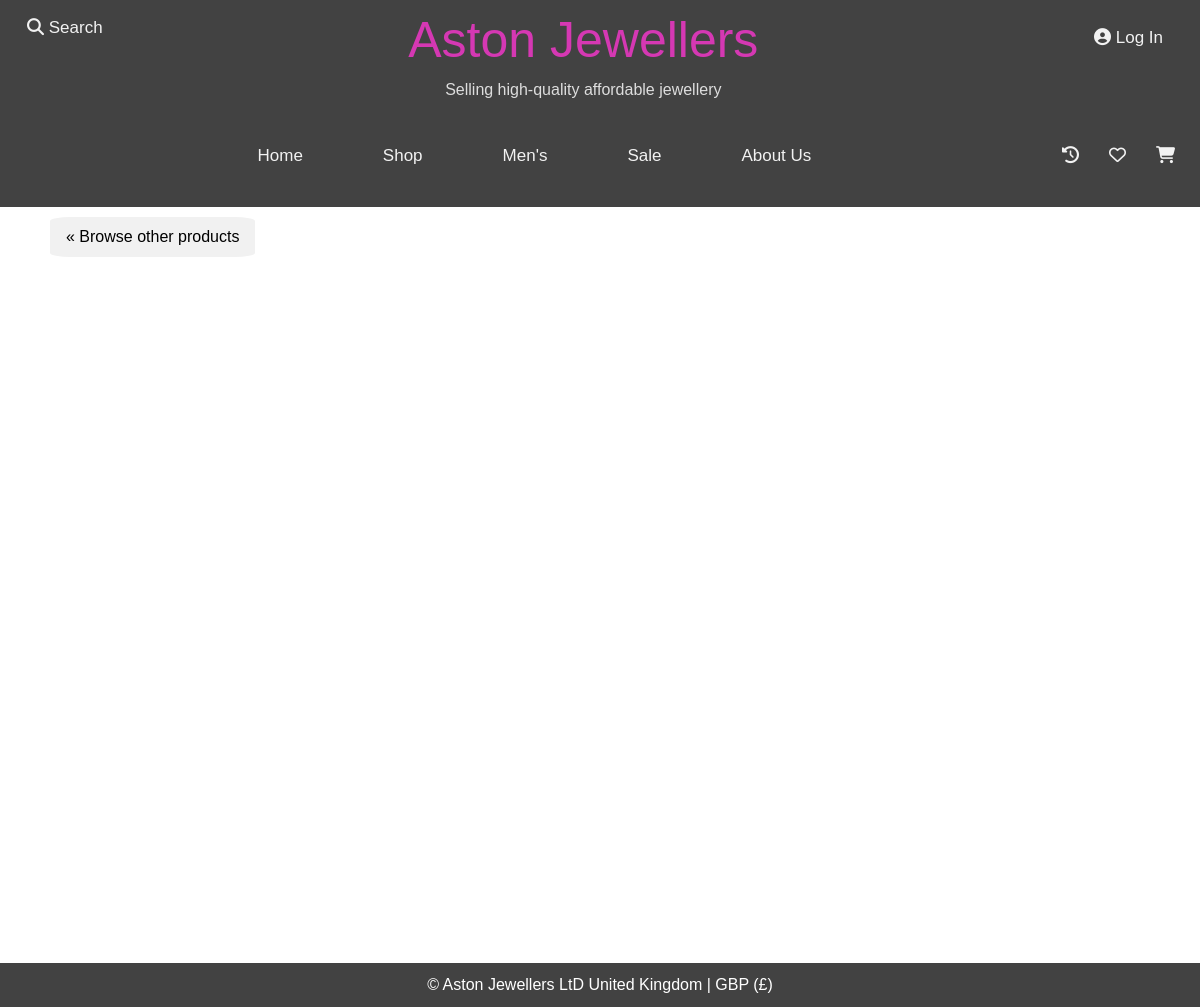
The app's page /AstonJewellerss/mens.php?product=bracelets, older data.
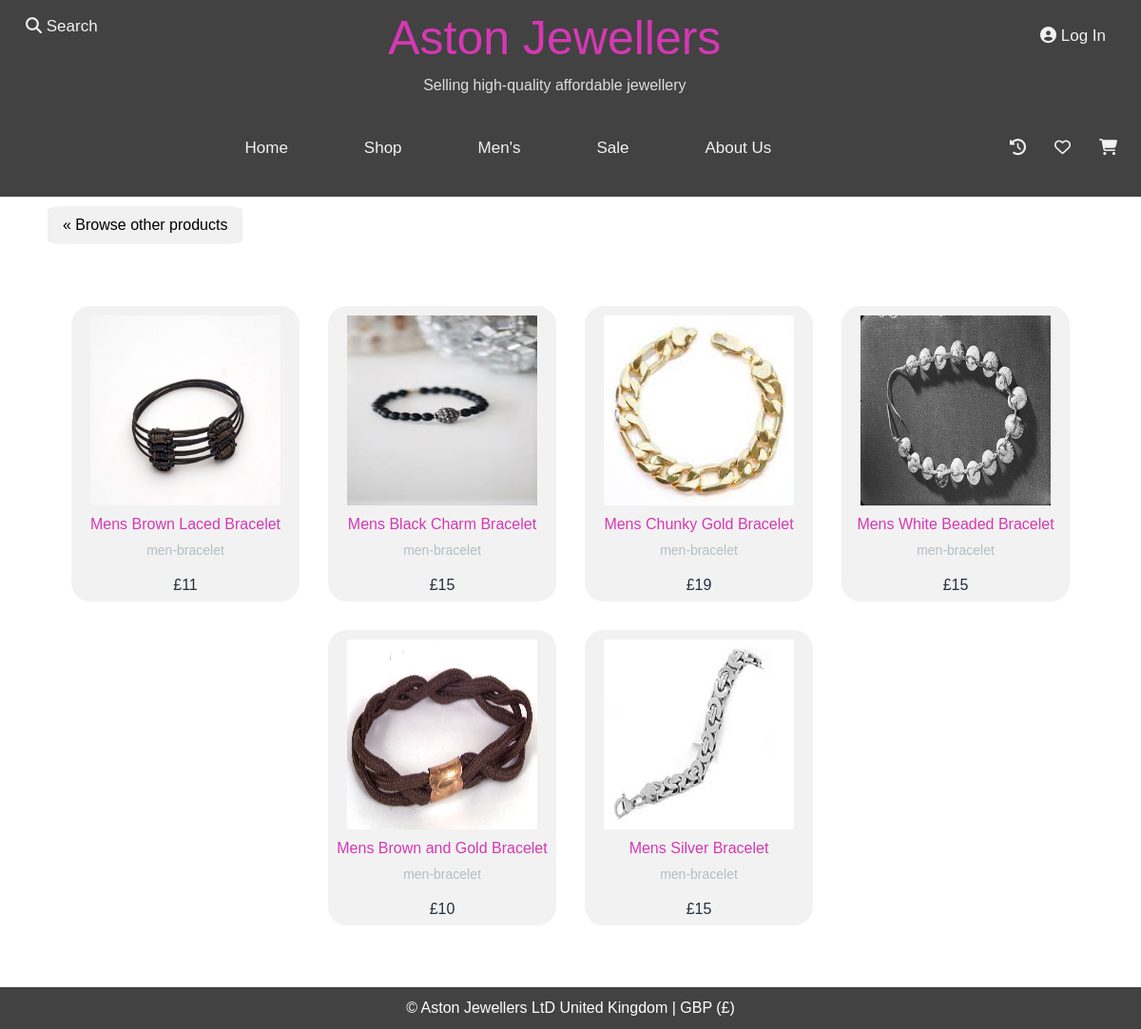
The same page, newer data.
### tables this page shows
CREATE TABLE `product` (
  `id` int(11) NOT NULL,
  `name` varchar(255) NOT NULL,
  `price` float NOT NULL,
  `type` varchar(20) NOT NULL,
  `image` varchar(255) NOT NULL,
  `desc` varchar(500) NOT NULL,
  `alt_text` text NOT NULL,
  `created_at` date NOT NULL,
  `updated_at` date NOT NULL,
  `stock` int(11) NOT NULL,
  `sale` tinyint(4) DEFAULT 0
);

### AstonJewellerss/mens.php (the view, shortened to what this page needs)
<?php
include './functions.php';
$conn = getDb();
$product = "";
if (isset($_GET['product'])) {
  $product = $_GET['product'];
}
?>
<!DOCTYPE html>
<html lang="en">
<body>
  <?php loadHeader(); ?>
   <div class="c">
    <main>
  <?php if (isset($_GET['product'])) { ?>
    <div class="back"><a href="mens.php" class="previous">&laquo; Browse other products</a></div>
  <?php } ?>
  <?php if ($product == "bracelets") {
    $result = getProductRows($conn, "men-bracelet");
    echo "<div class=\"gallery\">";
    foreach($result as $row) {
      echo "<div class=\"content\">";
      echo "<div class=\"zoom\">";
      echo "<a href=\"view_product.php?id=" . $row["id"] . "\"><img src=\"" . $row["image"] . "\" alt=\"" . $row["alt_text"] . "\"></a>";
      echo "</div>";
      echo "<a href=\"view_product.php?id=" . $row["id"] . "\"><h3>" . $row["name"] . "</h3></a>";
      echo "<a href=\"view_product.php?id=" . $row["id"] . "\"><p>" . $row["type"] . "</p></a>";
      echo "<h6>£" . $row["price"] . "</h6>";
      echo "</div>";
    }
    echo "</div>";
  } ?>
</main>
    <?php loadFooter(); ?>
</body>
</html>

### AstonJewellerss/functions.php (shortened to what this page needs)
<?php
function getProductRows($conn, $type)
{
  $stat = $conn->prepare("SELECT id, name, price, image, `desc`, alt_text, `type` FROM product WHERE stock > 0 AND type=:type");
  $stat->execute(['type' => $type]);
  return $stat->fetchAll(PDO::FETCH_ASSOC);
}
function loadFooter()
{
    echo  "<footer>";
    echo  "<div class=\"footer\">";
    echo  "&copy <?= date(\"Y\") ?> Aston Jewellers LtD ";
    echo  "United Kingdom | GBP (£)";
    echo  "</div>";
    echo  "</footer>";
}
function loadHeader()
{
?>
<head>
  <link rel="stylesheet" type="text/css" href="css/style.css" />
  <link rel="stylesheet" type="text/css" href="css/shop.css" />
  <link rel="stylesheet" type="text/css" href="https://cdn.jsdelivr.net/npm/bootstrap@5.1.1/dist/css/bootstrap.min.css" />
</head>
<header id="main-header">
      <div class="topnav" id="nav">
        <div class="container-fluid">
          <div>
            <a href="search.php"><i class="fa fa-search"></i> Search</a>
          </div>
          <div>
            <h1>Aston Jewellers</h1>
            <p>Selling high-quality affordable jewellery</p>
          </div>
          <div class="topnav-right">
            <?php if (isset($_SESSION['id'])) { ?>
              <a href="login.php"><i class="fas fa-user-circle"></i><?php echo " " . $_SESSION['fname'] . " (Logout)" ?></a>
            <?php } else { ?>
              <a href="login.php"><i class="fas fa-user-circle"></i> Log In</a>
            <?php } ?>
          </div>
        </div>
        <nav>
          <div class="topnav-right">
            <a href="userorder.php"><i class="fa fa-history"></i></a>
            <a href="wishlist.php"><i class="fa fa-heart-o"></i></a>
            <a href="basket.php"><i class="fa fa-shopping-cart"></i></a>
          </div>
          <div id="topnav-centered">
            <ul>
              <li><a href="index.php">Home</a></li>
              <li><a href="shop.php">Shop</a></li>
              <li><a href="mens.php">Men's</a></li>
              <li><a href="sales.php">Sale</a></li>
              <li><a href="about-us.php">About Us</a></li>
            </ul>
          </div>
        </nav>
      </div>
    </header>
<?php
}
?>

### AstonJewellerss/css/style.css (style rules this page uses)
* { font-family: Verdana, Geneva, Tahoma, sans-serif; }
body { margin: 0; font-family: sans-seif; background:#ffe6ff; }
h1, h2, h3, h4, h5 { color: #d538b3; }
.container-fluid { display: flex; flex-wrap: wrap; justify-content: space-between; text-align: center; align-items: flex-start; }
.topnav { background-color: rgb(66, 66, 66); overflow: hidden; }
.topnav h1 { color: #d538b3; text-align: center; padding-top: 10px; margin-right: 20px; font-size: 50px; }
.topnav p { color: #ddd; text-align: center; margin-right: 20px; }
.topnav a { float: left; color: #f2f2f2; text-align: center; padding: 15px; text-decoration: none; font-size: 17px; }
.topnav-right { float: right; padding: 10px; }
#topnav-centered { text-align: center; padding-top: 10px; }
#topnav-centered ul { display: inline-block; list-style: none; }
#topnav-centered li { display: inline; }
#topnav-centered a { float: left; text-decoration: none; padding: 15px 40px; }
h3 { text-align:center; font-size:30px; margin: 0; padding-top:10px; }
.content a { text-decoration:none; }
.gallery { display:flex; flex-wrap: wrap; width: 100%; justify-content: center; align-items: center; margin: 50px 0; }
.content { width: 20%; margin: 15px; box-sizing: border-box; float: left; text-align: center; border-radius: 20px; cursor: pointer; padding-top: 10px; box-shadow: 0 14px 28px rgba(0, 0,0,0,25), 0 10px 10px rgba(0,0,0,0,25); transition: .4s; background: #f2f2f2; }
.content img { width: 200px; height: 200px; text-align: center; margin: 0 auto; display: block; }
.content h3 { font-size: 16px; }
.content p { font-size: 14px; }
.zoom { overflow: hidden; }
.zoom img { transition: 1s; }
.content p { text-align: center; color: #b2bec3; padding-top:0 8px; }
h6 { font: size 26px; text-align: center; color:#222f3e; }
.footer { text-align: center; color: white; background-color: rgb(66, 66, 66); padding: 10px; }
.c { display: flex; flex-direction: column; min-height: 100vh; }
main { flex: 1; }

### AstonJewellerss/css/shop.css (style rules this page uses)
body { background-color: #efefef; }
.back a { text-decoration: none; display: inline-block; padding: 8px 16px; }
.previous { margin-left: 50px; margin-top: 10px; background-color: #f1f1f1; color: black; border-radius: 10%; }

Row changes from the older to the newer data that the page shows:
added product: image (picture), name "Mens Brown Laced Bracelet", type "men-bracelet", price "11"
added product: image (picture), name "Mens Black Charm Bracelet", type "men-bracelet", price "15"
added product: image (picture), name "Mens Chunky Gold Bracelet", type "men-bracelet", price "19"
added product: image (picture), name "Mens White Beaded Bracelet", type "men-bracelet", price "15"
added product: image (picture), name "Mens Brown and Gold Bracelet", type "men-bracelet", price "10"
added product: image+alt_text (picture), name "Mens Silver Bracelet", type "men-bracelet", price "15"
